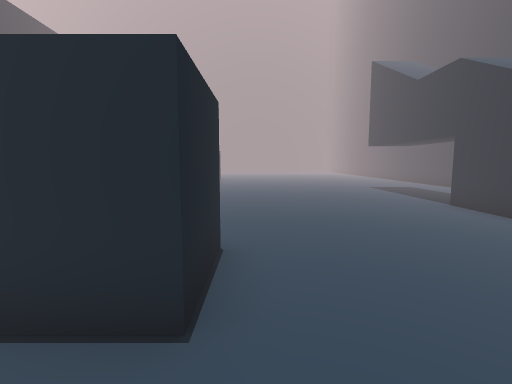
view 1 (above)

23 first-person views from a walk through a Unity game level. The camera is 1.2 m above the floor, tilts 6° down and sees 85° across. The floor is counted in squares, 1 m on a side. Each view is taken from the middle of a square. On the plan, view 1 faces up. The plan holds only what a view shows up to about 13 squares ahead; the rest is blank. The place goes on beyond the plan. The player is left out.

view 2
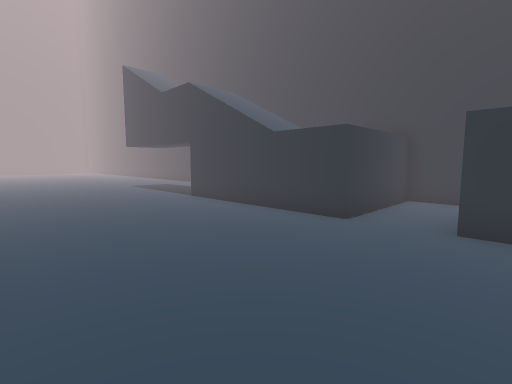

view 3
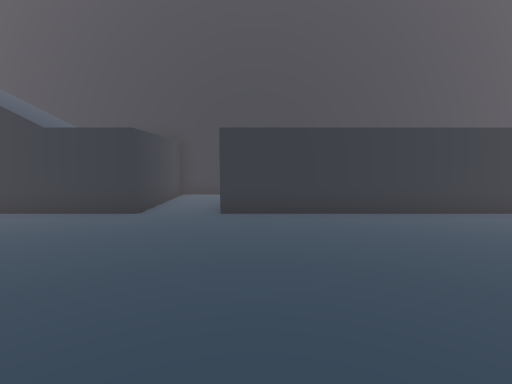

view 4
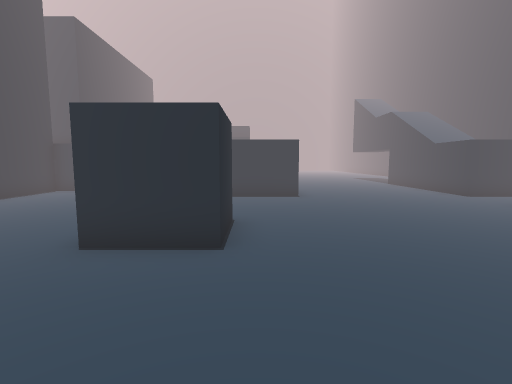

view 5
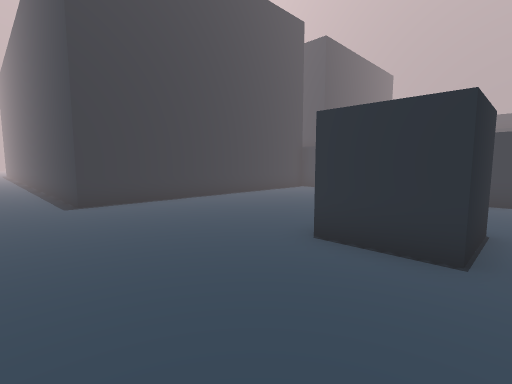

view 6
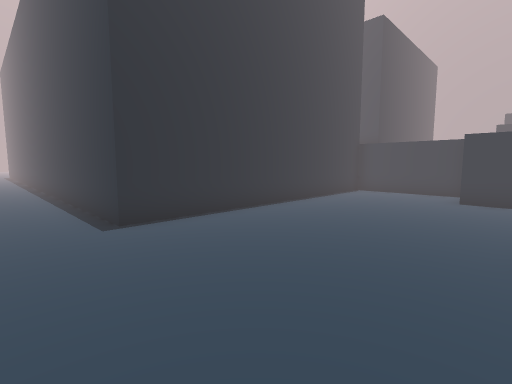

view 7
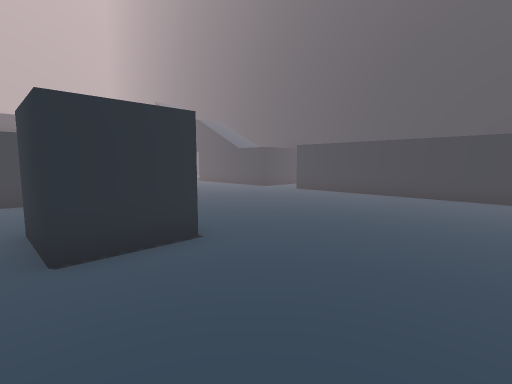

view 8
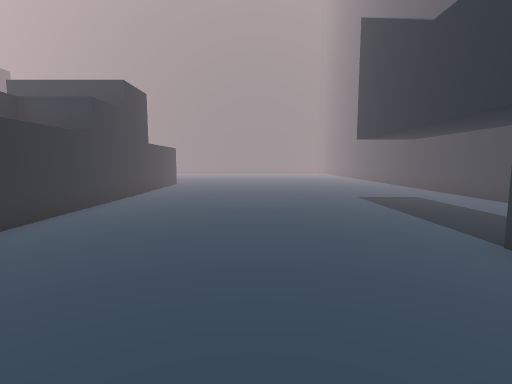

view 9
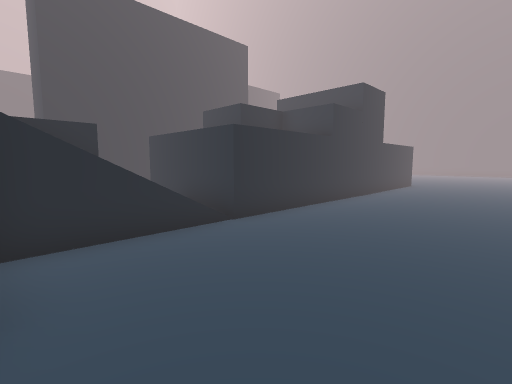

view 10
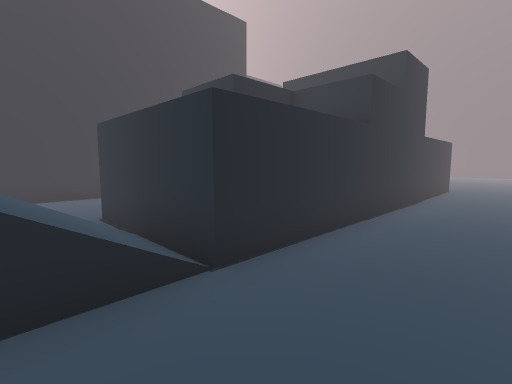

view 11
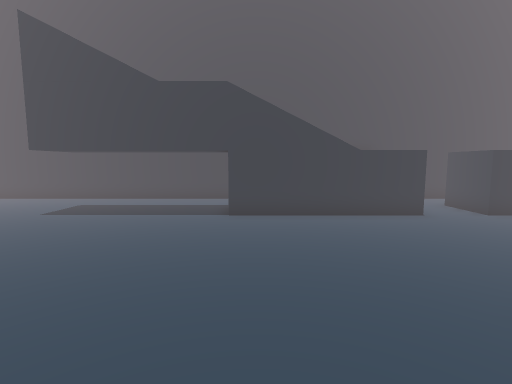

view 12
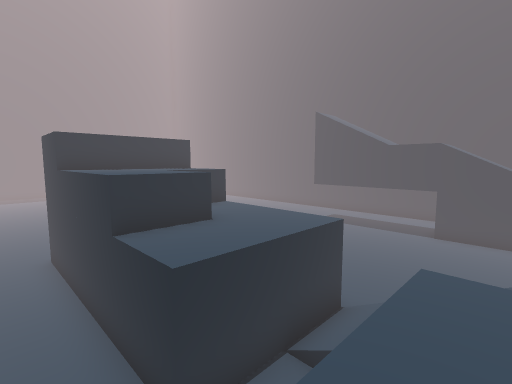

view 13
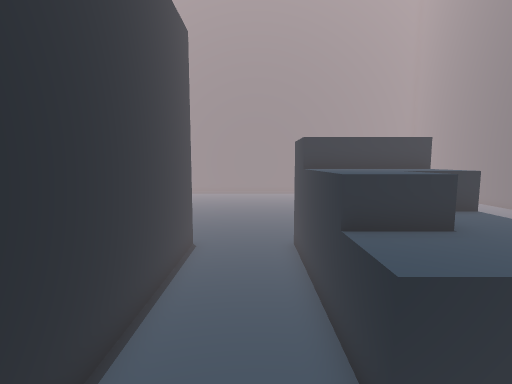

view 14
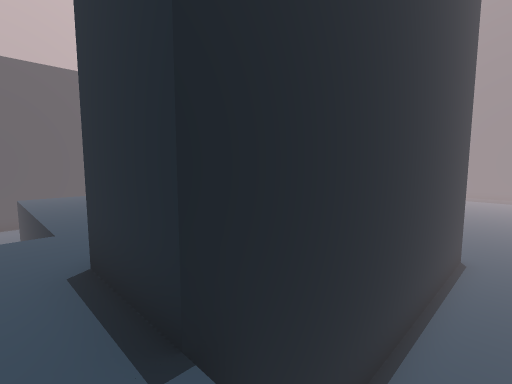

view 15
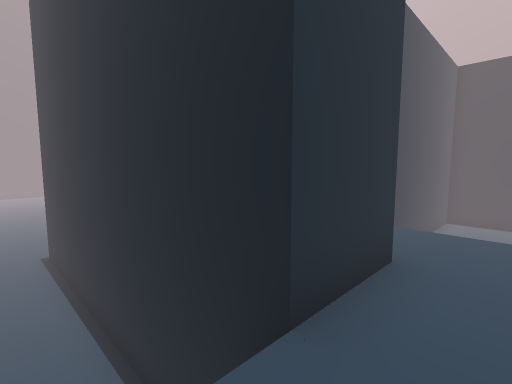

view 16
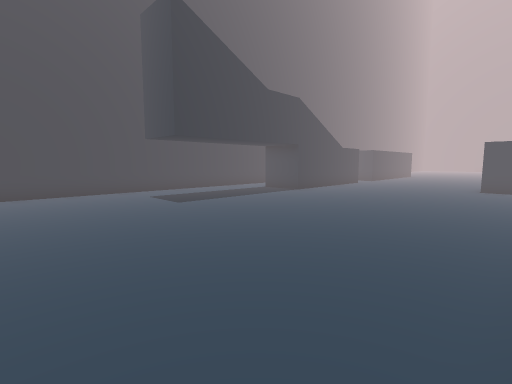

view 17
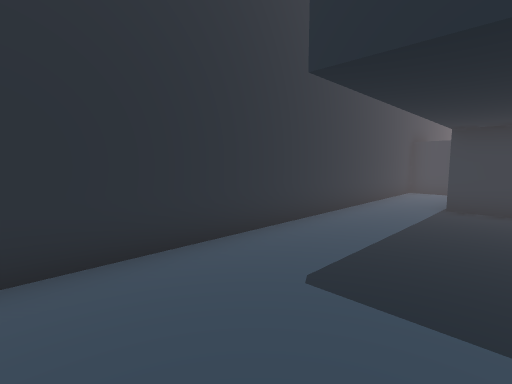

view 18
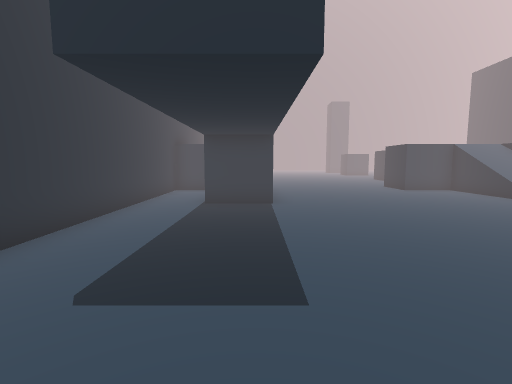

view 19
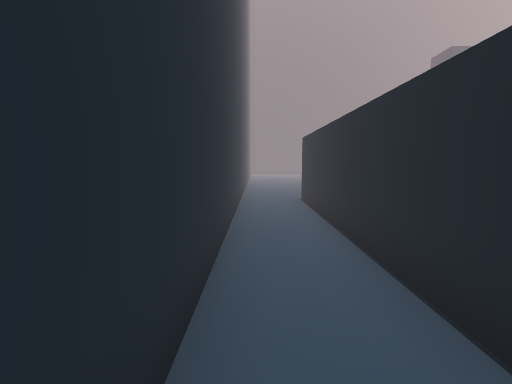

view 20
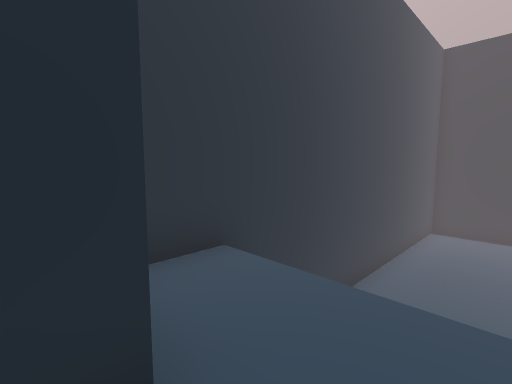

view 21
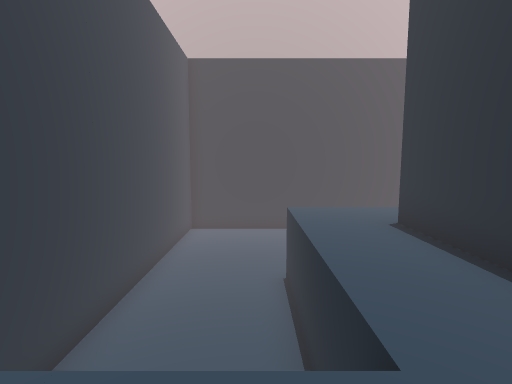

view 22
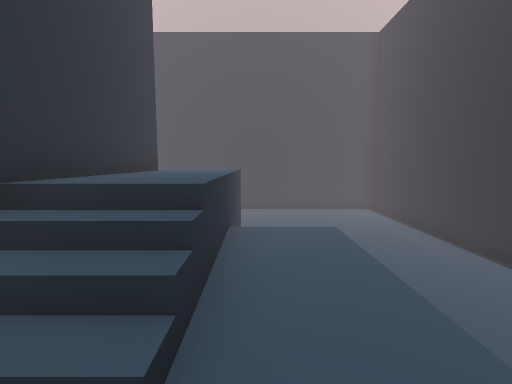

view 23
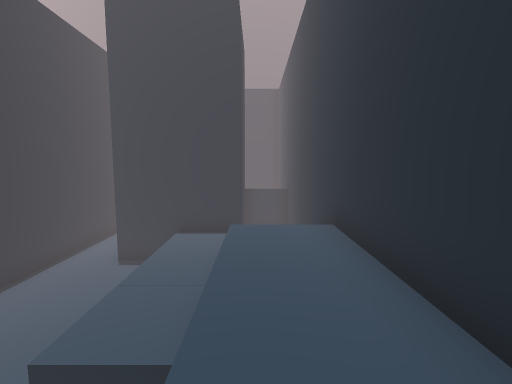

### Floor plan
Key: @ floor where view 1 was taken; # wall or solid block; . main floor; : floor 1 m higher than the main floor; + floor 2 m higher than the main floor; / step, stairs or slope; v drop or lower ground; O other object.
Columns run from 26 left of view 1 to 10 right of it. Each row starts with its distance up from view 1.
 18 v    #  #      ...... OO............#
 17 vv   #  #      ...... OO............#
 16 vv####  #      #....O OO............#
 15 vvv ::  #      #....O OO............#
 14 vvv ::/ #      #....O OO............#
 13 vvv :://#      #....#  #............#
 12 vvv ::++#      #....O O#............#
 11 vvvv::  #      #....OO  O...........#
 10 vvv vv  #      #....OO  ............#
  9 vvv     #      #....OOOO............#
  8 vvv     ###    #....OOOO........OO..#
  7 vvv   +        #...  .//........OO..#
  6 vvvvvvvvvv    ##      //........OO..#
  5 vvvvvvvvvv   ++  ++   //........OO..#
  4 vvvvvvvvvv    ##+++v  ///.......# OO#
  3 vvvvvvvvvv     #....      ......O   #
  2 ################....O ++++......OOOO#
  1                #....................#
  0                #..........@.....OO..#
 -1                #................OO..#
 -2                #......OO........OO..#
 -3                #......OO........OO..#
 -4                #......OO........OO..#
 -5                #................OO..#
 -6     ############................OO..#
 -7     ............................OO..#
 -8           ......................OO..#

Positions as (right, up) in squares from view 1, and headings:
1: (0, 0), facing up
2: (0, -1), facing up-right
3: (-1, -1), facing right
4: (-2, -8), facing up
5: (-2, -8), facing up-left
6: (-5, -8), facing up-left
7: (-5, -8), facing up-right
8: (2, 4), facing up
9: (2, 4), facing up-left
10: (0, 6), facing up-left
11: (-3, 7), facing right
12: (-8, 5), facing up-right
13: (-8, 5), facing up
14: (-9, 5), facing up-left
15: (-9, 5), facing down-left
16: (-2, 18), facing down-right
17: (6, 16), facing down-right
18: (6, 16), facing down
19: (9, 1), facing down
20: (-12, 5), facing down-left
21: (-13, 5), facing left
22: (-21, 15), facing down
23: (-20, 7), facing up
